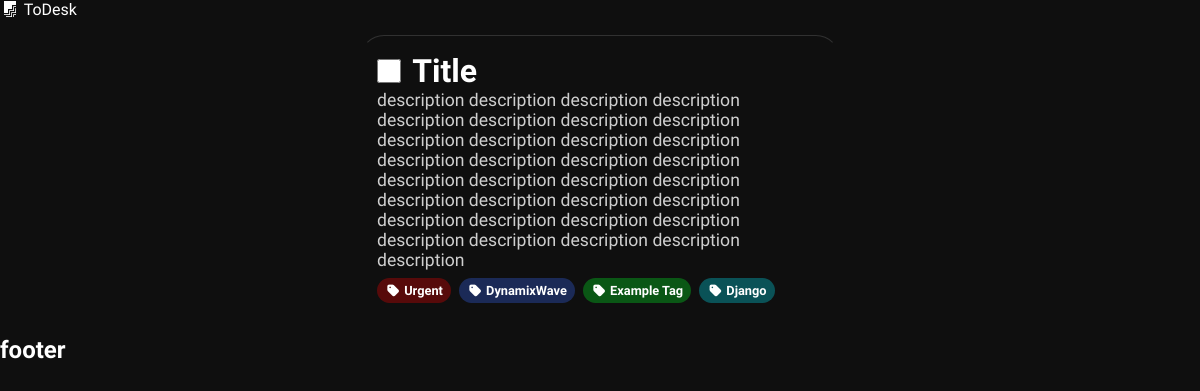
Page /myapp/list/ on the earlier database version.
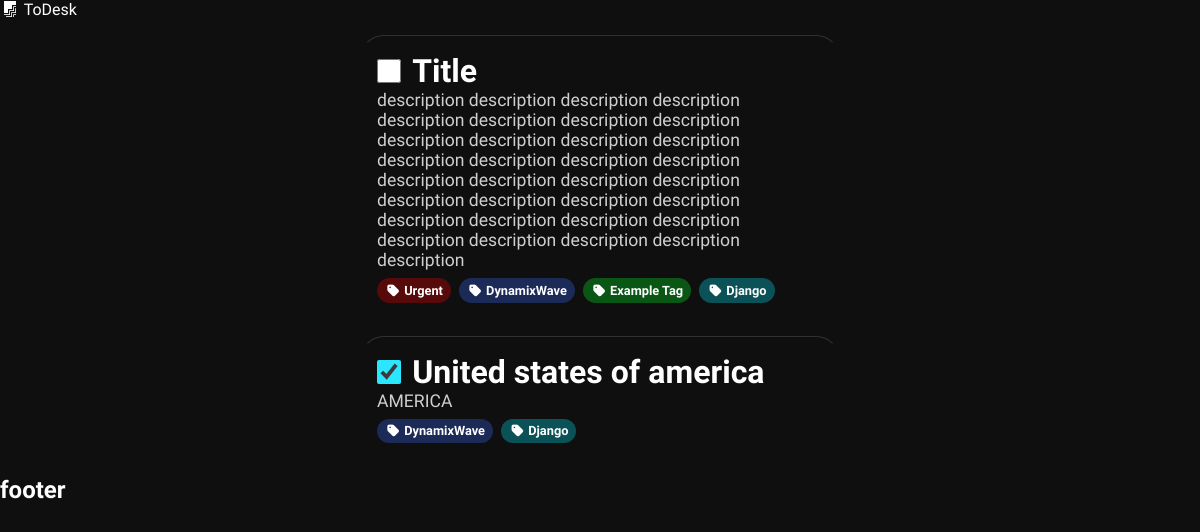
Same page on the later database version.
### myapp/models.py (models this page shows, shortened)
class TodoModel(models.Model):
    id = models.UUIDField(primary_key=True, default=uuid.uuid4, editable=False)
    title = models.CharField(max_length=200)
    description = models.TextField(null=True, blank=True)
    completed = models.BooleanField(default=False)
    created_at = models.DateTimeField(auto_now_add=True)
    updated_at = models.DateTimeField(auto_now=True)
    tags = models.ManyToManyField('Tag', related_name='todos', blank=True) # added

class Tag(models.Model):
    id = models.UUIDField(primary_key=True, default=uuid.uuid4, editable=False)
    name = models.CharField(max_length=20, unique=True)
    color = ColorField(default='#FF0000')

### myapp/views.py (the view)
# urls.py: path('list/', views.TodoList, name="TodoList"),
def TodoList(request):
    todo = TodoModel.objects.all()
    contex = {
        'todo':todo
    }
    return render(request, 'index.html',contex)

### myapp/templates/index.html (shortened to what this page needs)
{% extends 'base.html' %}
{% load static %}
{% block body %}
<link rel="stylesheet" href="https://cdnjs.cloudflare.com/ajax/libs/font-awesome/7.0.0/css/all.min.css" />
{% for i in todo %}
<div class="todo">
    <div class="todo-header">
        <input type="checkbox" class="checkbox" {% if i.completed %} checked {% endif %}">
        <h1>{% if i.completed %} <s>{{i.title}}</s> {% else %} {{i.title}} {% endif %}</h1>
    </div>
    <span class="desc">
        {{i.description}}
    </span>
    <div class="tags">
        {% for tag in i.tags.all %}
            <h1 class="tag" style="background-color: {{ tag.color }}4D;"><i class="fa-solid fa-tag"></i> {{ tag.name }}</h1>
        {% endfor %}
    </div>
</div>
{% endfor %}
{% endblock %}

Differences in the rows shown:
added TodoModel: completed "☑", title "United states of america", description "AMERICA", Tag (name "DynamixWave"), Tag (name "Django")
